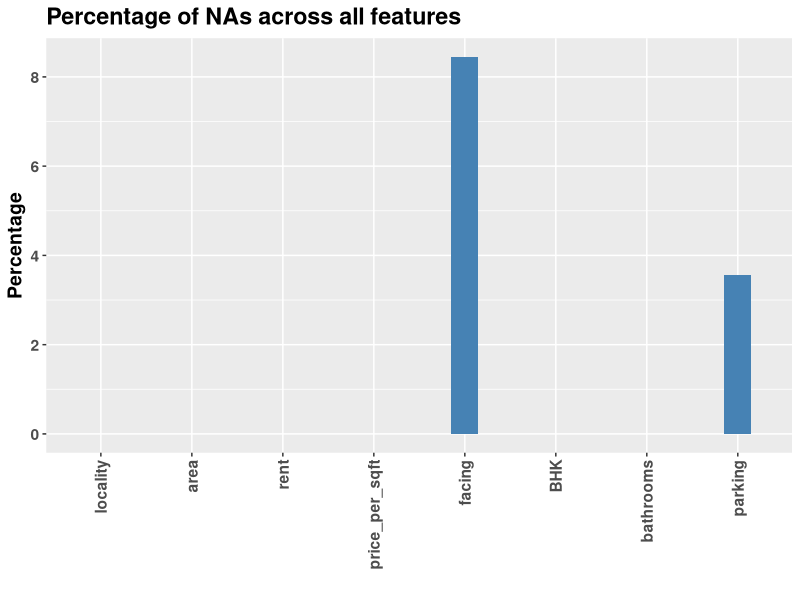
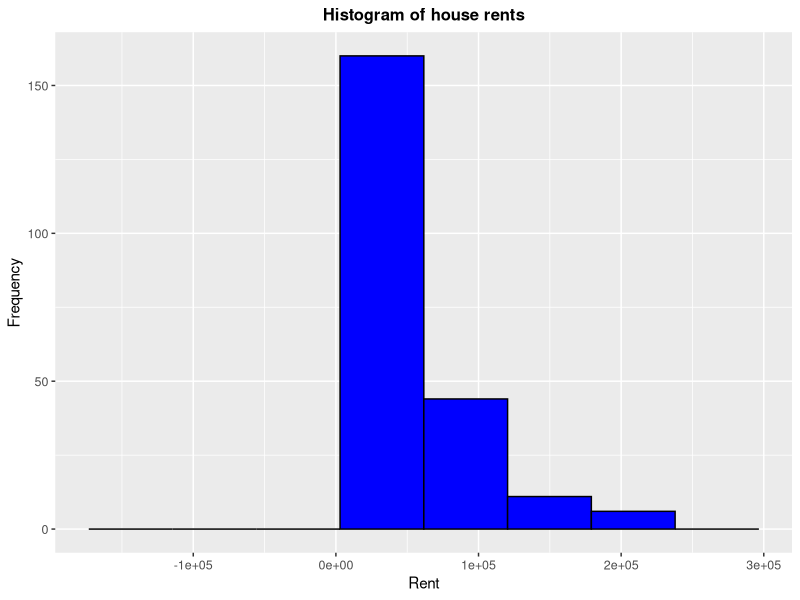
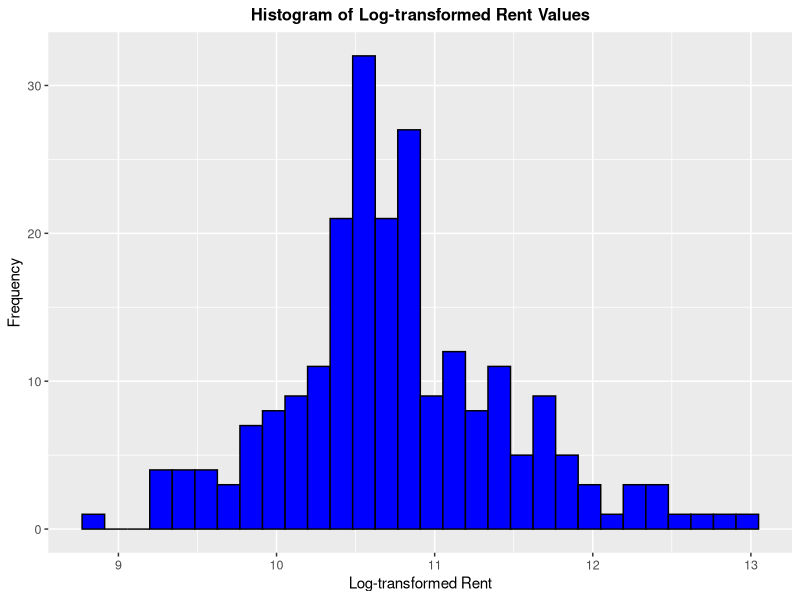

R code for these plots, in order:
## ---- chunk 1
# Load essential libraries
library(ggplot2)
library(dplyr)
## ---- chunk 2
# Set ggplot theme for plotting
My_Theme = theme(axis.text.x = element_text(size = 9),
   axis.text.y = element_text(size = 9),
   axis.title.x = element_text(size = 11),
   axis.title.y = element_text(size = 11),
   plot.title = element_text(size = 12, hjust = 0.5, face = "bold"))
## ---- chunk 3
# Load the house price dataset
hData = read.csv("Data/houseprices.csv")
str(hData)
## ---- chunk 4
hData = read.csv('Data/houseprices.csv', header = TRUE, stringsAsFactors = FALSE, na.strings = c("", "NA", "Not Available", "not available"))
str(hData)
## ---- chunk 5
# Convert 'locality', 'facing' and 'parking' columns to factors
categorical_cols = c("locality", "facing", "parking")
hData[categorical_cols] = lapply(hData[categorical_cols], as.factor)
str(hData)
## ---- chunk 6
# Continuous columns
continuous_cols = setdiff(colnames(hData), categorical_cols)
## ---- chunk 7
# Plot percentage of NAs in each column of the data frame
hData_NA = setNames(stack(sapply(hData, function(x){(sum(is.na(x))/length(x))*100}))[2:1], c('Feature','Value'))
p = ggplot(data = hData_NA, aes(x = Feature, y = Value)) +
  geom_bar(stat = 'identity', fill = 'steelblue', width = 0.3) +
  theme(text = element_text(size = 14, face = 'bold'),
  axis.text.x = element_text(angle = 90, hjust = 1, vjust = 0.5)) +
  xlab('') + ylab('Percentage') +
  ggtitle('Percentage of NAs across all features')
p
## ---- chunk 8
categorical_cols1 = c('facing', 'parking')
# Add NA as a factor level for categorical columns facing and parking only
hData[categorical_cols1] = lapply(hData[categorical_cols1], addNA)
str(hData)
## ---- chunk 9
# Calculate the mean and standard deviation of rent
mean_rent <- mean(hData$rent, na.rm = TRUE)
sd_rent <- sd(hData$rent, na.rm = TRUE)

# Create histogram
p = ggplot(data = hData) +
  geom_histogram(aes(x = rent, y = after_stat(count)), 
                 breaks = seq(mean_rent - 4 * sd_rent, mean_rent + 4 * sd_rent, by = sd_rent), 
                 color = 'black', fill = 'blue') +
  labs(x = 'Rent', y = 'Frequency') +
  ggtitle('Histogram of house rents') +
  My_Theme

# Display the plot
p
## ---- chunk 10
# Build a linear model to predict price per square feet as a function of rent. How accurate is the model?
model = lm(data=hData, price_per_sqft ~ rent)
summary(model)
## ---- chunk 11
# Make a histogram of log-transformed rent values
hData['logrent'] = log(hData$rent)
p = ggplot(data = hData) +
  geom_histogram(aes(x = logrent), bins = 30, color = 'black', fill = 'blue') +
  labs(x = 'Log-transformed Rent', y = 'Frequency') +
  ggtitle('Histogram of Log-transformed Rent Values') +
  My_Theme  # You can replace this with your custom theme (e.g., My_Theme)

# Display the plot
p
## ---- chunk 12
# Build a linear model to predict price per square feet as a function of logrent. Did log-transforming rent help improve the model accuracy?
model = lm(data=hData, price_per_sqft ~ logrent)
summary(model) 
## ---- chunk 13
# Build a linear model to predict log of price per square feet as a function of logrent. Did log-transforming the response variable price per square feet improve the model accuracy?
hData['logprice_per_sqft'] = log(hData$price_per_sqft)
model = lm(logprice_per_sqft ~ logrent, data = hData)
summary(model)
## ---- chunk 14
# Build a linear model to predict sqrt of price per square feet as a function of logrent. Did sqrt-transforming the response variable price per square feet improve the model accuracy?
hData['sqrtprice_per_sqft'] = sqrt(hData$price_per_sqft)
model = lm(sqrtprice_per_sqft ~ logrent, data = hData)
summary(model)
## ---- chunk 15
# Build a linear model to predict price per sqft as a function of area and rent. Did adding area as an additional predictor improve model accuracy (compared to only rent as the predictor)? Also, interpret the coefficient estimates for area and rent practically.
model = lm(price_per_sqft ~ area + rent, data = hData)
summary(model)
## ---- chunk 16
# Build a linear model to predict sqrt of price per sqft as a function of area and logrent. Did adding area as an additional predictor improve model accuracy (compared to only logrent as the predictor)? Also, interpret the coefficient estimates for area and logrent practically.
model = lm(sqrtprice_per_sqft ~ area + logrent, data = hData)
summary(model)
## ---- chunk 17
# Build a linear model to predict sqrt of price per sqft as a function of logarea and logrent. Did log-transforming area improve model accuracy?
hData['logarea'] = log(hData$area)
model = lm(sqrt(price_per_sqft) ~ logarea + logrent, data = hData)
summary(model)
## ---- chunk 18
# Build a linear model to predict price per sqft as a function of area, rent, and parking (compared to just using area and rent as predictors). Did adding parking as an additional predictor improve model accuracy?
model = lm(price_per_sqft ~ area + rent, data = hData)
summary(model)  
model1 = lm(price_per_sqft ~ area + rent + parking, data = hData)
summary(model1)
## ---- chunk 19
# Build a linear model to predict sqrt of price per sqft as a function of logarea, logrent, and locality. Did adding locality as an additional predictor improve model accuracy (compared to just using logarea and logrent as predictors)?
model = lm(sqrt(price_per_sqft) ~ logarea + logrent + locality, data = hData)
summary(model)
## ---- chunk 20
# Build a linear model to predict price per sqft as a function of area, rent, and parking. How many levels does the categorical feature parking have? How many new variables are introduced for the categorical variable parking? Interpret all regression coefficient estimates except the intercept coefficient estimate beta0 practically. Do the p-values suggest any insignificant features (that is, features which probably don't have a linear relationship with the response variable?
levels_parking = levels(as.factor(hData$parking))
num_levels = length(levels_parking)
model = lm(price_per_sqft ~ area + rent + parking, data = hData)
summary(model)
## ---- chunk 21
# Create new columns corresponding to scaled versions of the continuous columns
continuous_cols = c("area", "rent", "price_per_sqft")
hData[paste0('scaled_', continuous_cols)] = lapply(hData[continuous_cols], scale)
str(hData)
## ---- chunk 22
# Build a linear model to predict scaled price per sqft as a function of scaled area and scaled rent. Compare this with the model built using unscaled data: that is, predict price per sqft as a function of area and rent. Does scaling help?
model = lm(price_per_sqft ~ area + rent, data= hData)
summary(model)
model_scaled = lm(scaled_price_per_sqft ~ scaled_area + scaled_rent, data = hData)
summary(model_scaled)
## ---- chunk 23
# Rebuild a linear model to predict sqrt of price per sqft as a function of logarea, logrent, and locality which we will evaluate using a train-test split of the dataset
model = lm(data = hData, sqrtprice_per_sqft ~ logarea + logrent + locality)
summary(model)
## ---- chunk 24
# Split data into train (80%) and test (20%) sets and evaluate model performance on train and test sets. Run this cell multiple times for a random splitting of the data into train and test sets and report the model performance on the resulting train and test sets. Is there much variability in the model performance across different test sets? If that is the case, then the model is not generalizing well and is overfitting the train set. Is it the case here?
ind = sample(nrow(hData), size = floor(0.8 * nrow(hData)), replace = FALSE)
hData_train = hData[ind, ]
hData_test = hData[-ind, ]

# Build the model using the training data
model = lm(sqrtprice_per_sqft ~ logarea + logrent + locality, data = hData_train)

# Calculate RMSE (Root Mean Squared Error) on train data
train_error = sqrt(mean((hData_train$price_per_sqft - predict(model, hData_train))^2))

# Calculate RMSE (Root Mean Squared Error) on test data
test_error = sqrt(mean((hData_test$price_per_sqft - predict(model, hData_test))^2))

# Print RMSE for train and test sets
print(paste("Train RMSE: ", train_error))
print(paste("Test RMSE: ", test_error))
## ---- chunk 25
# Set a seed for reproducibility (optional, you can remove or change the seed each time for different splits)
#set.seed(123)

# Initialize vectors to store RMSE values
train_errors <- numeric(10)
test_errors <- numeric(10)

# Repeat the model training and error calculation 10 times
for (i in 1:10) {
  
  # Generate a new random sample for training data each time
  ind <- sample(nrow(hData), size = floor(0.8 * nrow(hData)), replace = FALSE)
  
  # Split the data into training and test sets
  hData_train <- hData[ind, ]
  hData_test <- hData[-ind, ]
  
  # Build the model using the training data
  model <- lm(sqrtprice_per_sqft ~ logarea + logrent + locality, data = hData_train)
  
  # Calculate RMSE (Root Mean Squared Error) on train data
  train_error <- sqrt(mean((hData_train$price_per_sqft - predict(model, hData_train))^2))
  
  # Calculate RMSE (Root Mean Squared Error) on test data
  test_error <- sqrt(mean((hData_test$price_per_sqft - predict(model, hData_test))^2))
  
  # Store the RMSE results in the vectors
  train_errors[i] <- train_error
  test_errors[i] <- test_error
}

# Print the RMSE results for each iteration
for (i in 1:10) {
  print(paste("Iteration ", i, " - Train RMSE: ", train_errors[i], " Test RMSE: ", test_errors[i]))
}

# Optionally, you can calculate the average RMSE across all iterations
avg_train_error <- mean(train_errors)
avg_test_error <- mean(test_errors)

print(paste("Average Train RMSE: ", avg_train_error))
print(paste("Average Test RMSE: ", avg_test_error))
